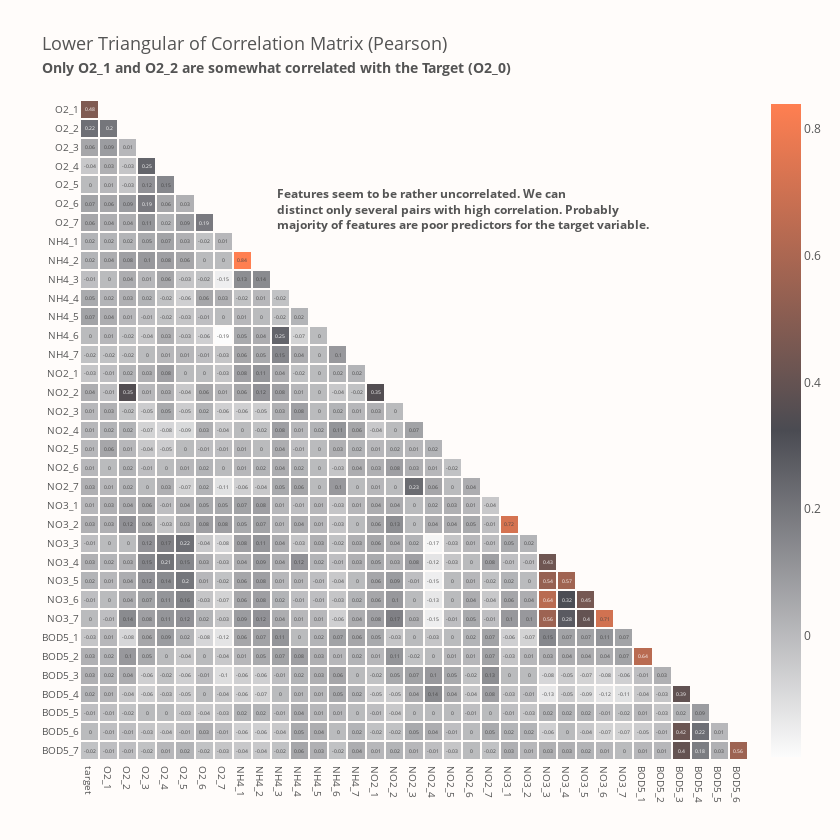

Write notebook code for a chart like this one.
### Markdown cell above
<p style="
    font-size: 20px;
    font-family: 'JetBrains Mono';
    color: #4A4B52;
    border-bottom: 2px solid #FF7F51;
">
    <b>Numerical Summary</b> 📜
</p>

<p style="
    font-size: 16px;
    font-family: 'JetBrains Mono';
">
    At first sight, there we have a relevant outlier in the <code>NH4_5</code> feature. <b>Even if the 99th percentile is about $30.26$, the maximum value is $3026$, which looks like a multiplication of it. Maybe it's something like an error?</b> As for the rest, there is rather nothing suspect, except <code>NO2_4</code> where the minimal value is $-4$. Another error?<br><br>
    As for now let's have a look at the correlation matrix and hierarchical clustering. We should pay special attention to the first column (correlations with the target variable). 
</p>

### Code cell
pearson_corr = train.corr(method="pearson").round(2)
lower_triangular_corr = (
    pearson_corr.mask(np.triu(np.ones_like(pearson_corr, dtype=bool)))
    .dropna(axis="index", how="all")
    .dropna(axis="columns", how="all")
)

color_map = [[0.0, "#FCFCFC"], [0.5, "#4A4B52"], [1.0, "#FF7F51"]]

heatmap = go.Heatmap(
    z=lower_triangular_corr,
    x=lower_triangular_corr.columns,
    y=lower_triangular_corr.index,
    text=lower_triangular_corr.fillna(""),
    texttemplate="%{text}",
    xgap=2,
    ygap=2,
    showscale=True,
    colorscale=color_map,
    colorbar_len=1.02,
    hoverinfo="none",
)
fig = go.Figure(heatmap)
fig.add_annotation(
    x=9.7,
    y=5.3,
    align="left",
    xanchor="left",
    text="<b>Features seem to be rather uncorrelated. We can<br>"
    "distinct only several pairs with high correlation. Probably<br>"
    "majority of features are poor predictors for the target variable.</b>",
    showarrow=False,
)
fig.update_yaxes(tickfont_size=10)
fig.update_xaxes(tickfont_size=10)
fig.update_layout(
    font_color=FONT_COLOR,
    title="Lower Triangular of Correlation Matrix (Pearson)<br>"
    "<span style='font-size: 75%; font-weight: bold;'>"
    "Only O2_1 and O2_2 are somewhat correlated with the Target (O2_0)</span>",
    title_font_size=18,
    plot_bgcolor=BACKGROUND_COLOR,
    paper_bgcolor=BACKGROUND_COLOR,
    width=840,
    height=840,
    xaxis_showgrid=False,
    yaxis_showgrid=False,
    yaxis_autorange="reversed",
)
fig.show()

### Figure 1 — Plotly figure (JSON) as saved in the notebook; plotly's stock layout.template omitted (floating-point values rounded to 4 significant figures; data arrays with more than 128 entries replaced by an {"elided": "..."} marker saying what was removed)
{"data": [{"colorbar": {"len": 1.02}, "colorscale": [[0, "#FCFCFC"], [0.5, "#4A4B52"], [1, "#FF7F51"]], "hoverinfo": "none", "showscale": true, "text": {"elided": "35x35 mixed values"}, "texttemplate": "%{text}", "type": "heatmap", "x": ["target", "O2_1", "O2_2", "O2_3", "O2_4", "O2_5", "O2_6", "O2_7", "NH4_1", "NH4_2", "NH4_3", "NH4_4", "NH4_5", "NH4_6", "NH4_7", "NO2_1", "NO2_2", "NO2_3", "NO2_4", "NO2_5", "NO2_6", "NO2_7", "NO3_1", "NO3_2", "NO3_3", "NO3_4", "NO3_5", "NO3_6", "NO3_7", "BOD5_1", "BOD5_2", "BOD5_3", "BOD5_4", "BOD5_5", "BOD5_6"], "xgap": 2, "y": ["O2_1", "O2_2", "O2_3", "O2_4", "O2_5", "O2_6", "O2_7", "NH4_1", "NH4_2", "NH4_3", "NH4_4", "NH4_5", "NH4_6", "NH4_7", "NO2_1", "NO2_2", "NO2_3", "NO2_4", "NO2_5", "NO2_6", "NO2_7", "NO3_1", "NO3_2", "NO3_3", "NO3_4", "NO3_5", "NO3_6", "NO3_7", "BOD5_1", "BOD5_2", "BOD5_3", "BOD5_4", "BOD5_5", "BOD5_6", "BOD5_7"], "ygap": 2, "z": {"elided": "35x35 float values"}}], "layout": {"annotations": [{"align": "left", "showarrow": false, "text": "<b>Features seem to be rather uncorrelated. We can<br>distinct only several pairs with high correlation. Probably<br>majority of features are poor predictors for the target variable.</b>", "x": 9.7, "xanchor": "left", "y": 5.3}], "font": {"color": "#545454"}, "height": 840, "paper_bgcolor": "#FFFCFA", "plot_bgcolor": "#FFFCFA", "title": {"font": {"size": 18}, "text": "Lower Triangular of Correlation Matrix (Pearson)<br><span style='font-size: 75%; font-weight: bold;'>Only O2_1 and O2_2 are somewhat correlated with the Target (O2_0)</span>"}, "width": 840, "xaxis": {"showgrid": false, "tickfont": {"size": 10}}, "yaxis": {"autorange": "reversed", "showgrid": false, "tickfont": {"size": 10}}}}
